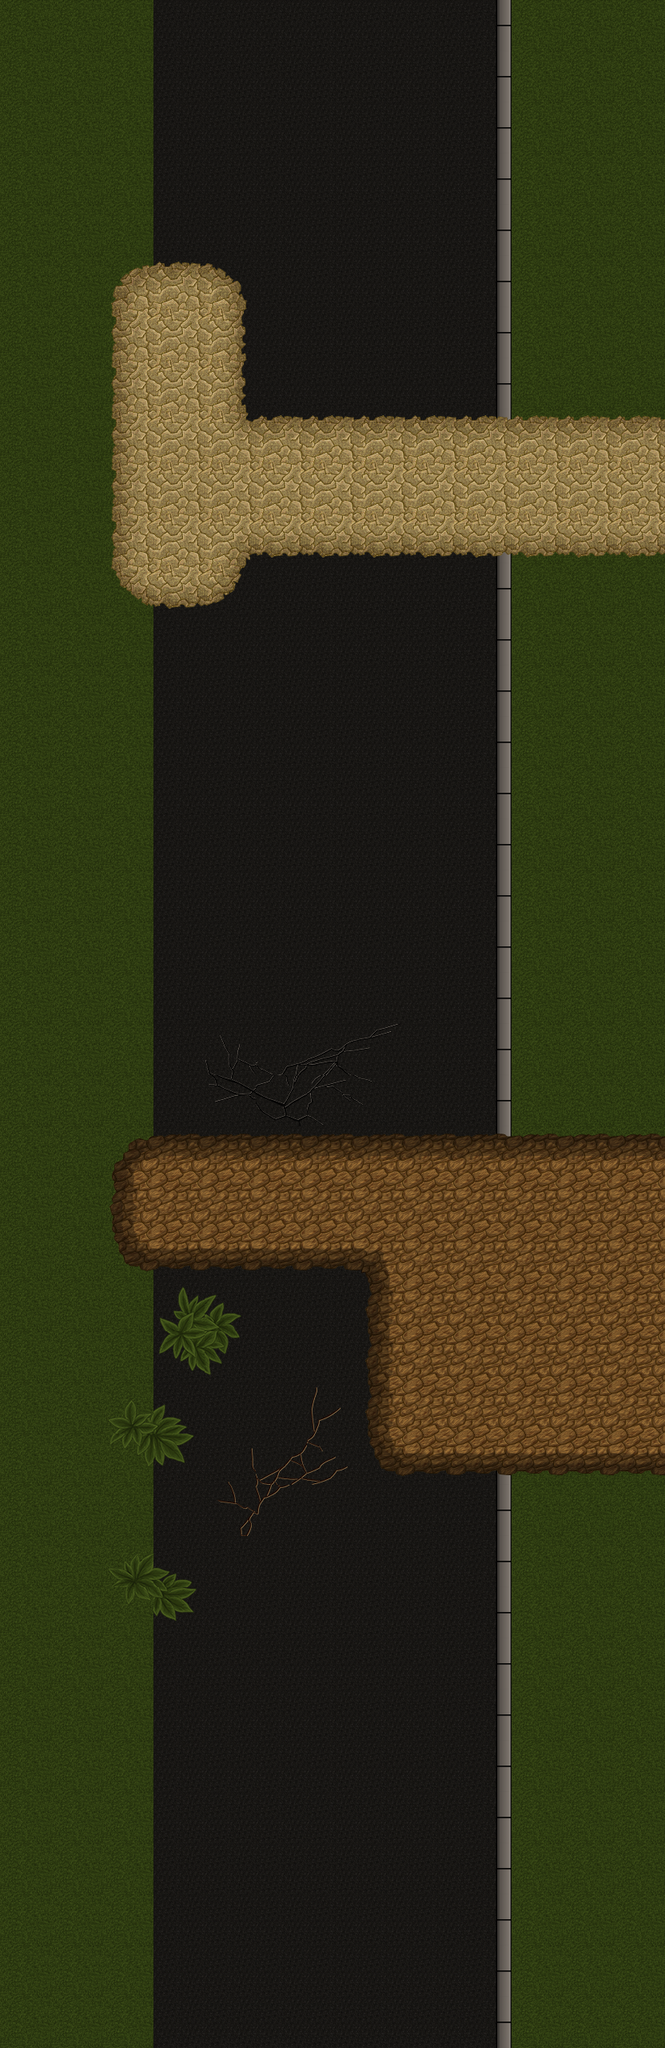

Below is a game level as drawn by its tile map, then a one-line description and the .tmx file that defines it, in full:
An orthogonal 13x40 tile map with 64x64 px tiles, 2 tile layers (Tile Layer 1, Tile Layer 2), 7 tilesets.

<map version="1.0" tiledversion="1.1.4" orientation="orthogonal" renderorder="right-down" width="13" height="40" tilewidth="64" tileheight="64" infinite="0" nextobjectid="1">
 <tileset firstgid="1" name="Tilelist1" tilewidth="64" tileheight="64" spacing="2" margin="2" tilecount="60" columns="10">
  <image source="Tilelist1.png" width="662" height="398" />
 </tileset>
 <tileset firstgid="61" name="Tilelist2" tilewidth="64" tileheight="64" spacing="2" margin="2" tilecount="110" columns="11">
  <image source="Tilelist2.png" width="776" height="714" />
 </tileset>
 <tileset firstgid="171" name="Tilelist3" tilewidth="64" tileheight="64" spacing="2" margin="2" tilecount="144" columns="12">
  <image source="Tilelist3.png" width="794" height="846" />
 </tileset>
 <tileset firstgid="315" name="Tililist_tiles" tilewidth="64" tileheight="64" spacing="2" margin="2" tilecount="56" columns="7">
  <image source="Tililist_tiles.png" width="464" height="530" />
 </tileset>
 <tileset firstgid="371" name="Tilelist_cracks" tilewidth="64" tileheight="64" spacing="2" margin="2" tilecount="1426" columns="31">
  <image source="Tilelist_cracks.png" width="2066" height="3088" />
 </tileset>
 <tileset firstgid="1797" name="Tilelist4" tilewidth="64" tileheight="64" spacing="2" margin="2" tilecount="21" columns="7">
  <image source="Tilelist4.png" width="522" height="198" />
 </tileset>
 <tileset firstgid="1818" name="Details_tilelist" tilewidth="64" tileheight="64" spacing="2" margin="2" tilecount="135" columns="15">
  <image source="Details_tilelist.png" width="1040" height="656" />
 </tileset>
 <layer name="Tile Layer 1" width="13" height="40">
  <data encoding="csv">
42,42,42,12,12,12,12,12,12,13,42,42,42,
42,42,42,12,12,12,12,12,12,13,42,42,42,
42,42,42,12,12,12,12,12,12,13,42,42,42,
42,42,42,12,12,12,12,12,12,13,42,42,42,
42,42,42,12,12,12,12,12,12,13,42,42,42,
42,42,42,12,12,12,12,12,12,13,42,42,42,
42,42,42,12,12,12,12,12,12,13,42,42,42,
42,42,42,12,12,12,12,12,12,13,42,42,42,
42,42,42,12,12,12,12,12,12,13,42,42,42,
42,42,42,12,12,12,12,12,12,13,42,42,42,
42,42,42,12,12,12,12,12,12,13,42,42,42,
42,42,42,12,12,12,12,12,12,13,42,42,42,
42,42,42,12,12,12,12,12,12,13,42,42,42,
42,42,42,12,12,12,12,12,12,13,42,42,42,
42,42,42,12,12,12,12,12,12,13,42,42,42,
42,42,42,12,12,12,12,12,12,13,42,42,42,
42,42,42,12,12,12,12,12,12,13,42,42,42,
42,42,42,12,12,12,12,12,12,13,42,42,42,
42,42,42,12,12,12,12,12,12,13,42,42,42,
42,42,42,12,12,12,12,12,12,13,42,42,42,
42,42,42,12,12,12,12,12,12,13,42,42,42,
42,42,42,12,12,12,12,12,12,13,42,42,42,
42,42,42,12,12,12,12,12,12,13,42,42,42,
42,42,42,12,12,12,12,12,12,13,42,42,42,
42,42,42,12,12,12,12,12,12,13,42,42,42,
42,42,42,12,12,12,12,12,12,13,42,42,42,
42,42,42,12,12,12,12,12,12,13,42,42,42,
42,42,42,12,12,12,12,12,12,13,42,42,42,
42,42,42,12,12,12,12,12,12,13,42,42,42,
42,42,42,12,12,12,12,12,12,13,42,42,42,
42,42,42,12,12,12,12,12,12,13,42,42,42,
42,42,42,12,12,12,12,12,12,13,42,42,42,
42,42,42,12,12,12,12,12,12,13,42,42,42,
42,42,42,12,12,12,12,12,12,13,42,42,42,
42,42,42,12,12,12,12,12,12,13,42,42,42,
42,42,42,12,12,12,12,12,12,13,42,42,42,
42,42,42,12,12,12,12,12,12,13,42,42,42,
42,42,42,12,12,12,12,12,12,13,42,42,42,
42,42,42,12,12,12,12,12,12,13,42,42,42,
42,42,42,12,12,12,12,12,12,13,42,42,42
</data>
 </layer>
 <layer name="Tile Layer 2" width="13" height="40">
  <data encoding="csv">
0,0,0,0,0,0,0,0,0,0,0,0,0,
0,0,0,0,0,0,0,0,0,0,0,0,0,
0,0,0,0,0,0,0,0,0,0,0,0,0,
0,0,0,0,0,0,0,0,0,0,0,0,0,
0,0,0,0,0,0,0,0,0,0,0,0,0,
0,0,327,321,326,0,0,0,0,0,0,0,0,
0,0,320,319,318,0,0,0,0,0,0,0,0,
0,0,320,319,318,0,0,0,0,0,0,0,0,
0,0,320,319,325,321,321,321,321,321,321,321,321,
0,0,320,319,319,319,319,319,319,319,319,319,319,
0,0,320,319,323,316,316,316,316,316,316,316,316,
0,0,317,316,315,0,0,0,0,0,0,0,0,
0,0,0,0,0,0,0,0,0,0,0,0,0,
0,0,0,0,0,0,0,0,0,0,0,0,0,
0,0,0,0,0,0,0,0,0,0,0,0,0,
0,0,0,0,0,0,0,0,0,0,0,0,0,
0,0,0,0,0,0,0,0,0,0,0,0,0,
0,0,0,0,0,0,0,0,0,0,0,0,0,
0,0,0,0,0,0,0,0,0,0,0,0,0,
0,0,0,0,1542,1543,0,0,0,0,0,0,0,
0,0,0,0,72,73,74,75,0,0,0,0,0,
0,0,0,0,83,84,85,86,0,0,0,0,0,
0,0,355,354,354,354,354,354,354,354,354,354,354,
0,0,352,351,351,351,351,351,351,351,351,351,351,
0,0,350,348,348,348,348,344,351,351,351,351,351,
0,0,0,1801,1802,0,0,352,351,351,351,351,351,
0,0,0,1808,1809,0,0,352,351,351,351,351,351,
0,0,1799,1800,1720,1721,1722,352,351,351,351,351,351,
0,0,1806,1807,1751,1752,1753,350,348,348,348,348,348,
0,0,0,0,1782,1783,1784,0,0,0,0,0,0,
0,0,1797,1798,0,0,0,0,0,0,0,0,0,
0,0,1804,1805,0,0,0,0,0,0,0,0,0,
0,0,0,0,0,0,0,0,0,0,0,0,0,
0,0,0,0,0,0,0,0,0,0,0,0,0,
0,0,0,0,0,0,0,0,0,0,0,0,0,
0,0,0,0,0,0,0,0,0,0,0,0,0,
0,0,0,0,0,0,0,0,0,0,0,0,0,
0,0,0,0,0,0,0,0,0,0,0,0,0,
0,0,0,0,0,0,0,0,0,0,0,0,0,
0,0,0,0,0,0,0,0,0,0,0,0,0
</data>
 </layer>
</map>
